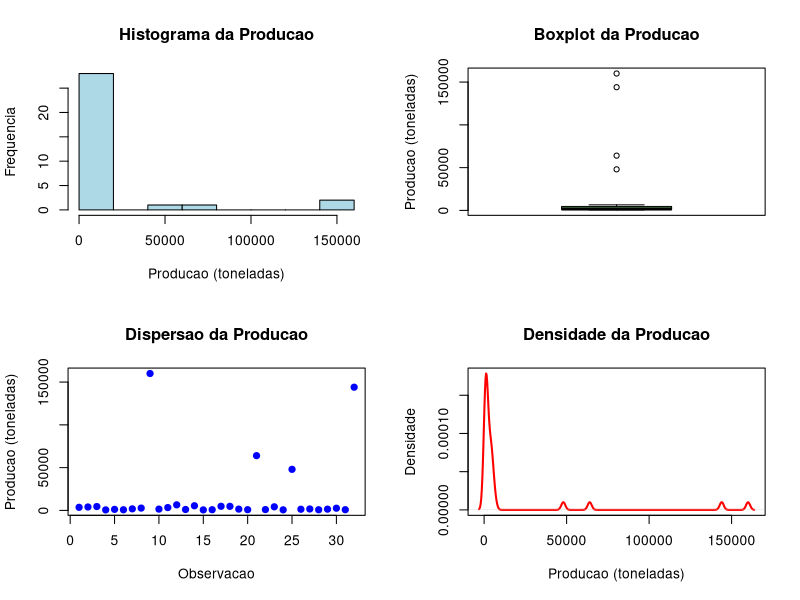
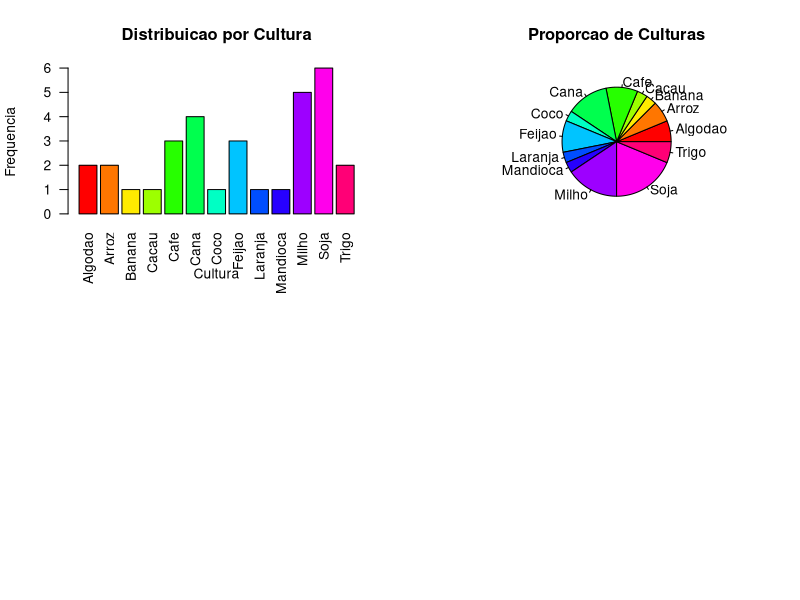

Source code (R) for these figures, in order:
# DiegoFilipePereiraDeAraujo_RM567064_fase2_cap8

dados <- read.csv("dados_producao_agricola.csv")

producao <- dados$producao

media <- mean(producao)
mediana <- median(producao)
moda <- function(x) {
  tabela <- table(x)
  as.numeric(names(tabela[tabela == max(tabela)]))
}
valor_moda <- moda(producao)

variancia <- var(producao)
desvio_padrao <- sd(producao)
amplitude <- max(producao) - min(producao)
coeficiente_variacao <- (desvio_padrao / media) * 100

quartis <- quantile(producao)
q1 <- quartis[2]
q2 <- quartis[3]
q3 <- quartis[4]
amplitude_interquartil <- q3 - q1

print("ANALISE DA PRODUCAO AGRICOLA")
print("=============================")
print("")
print("MEDIDAS DE TENDENCIA CENTRAL")
print(paste("Media:", media))
print(paste("Mediana:", mediana))
print(paste("Moda:", valor_moda[1]))
print("")
print("MEDIDAS DE DISPERSAO")
print(paste("Variancia:", variancia))
print(paste("Desvio Padrao:", desvio_padrao))
print(paste("Amplitude:", amplitude))
print(paste("Coeficiente de Variacao:", coeficiente_variacao, "%"))
print("")
print("MEDIDAS SEPARATRIZES")
print(paste("Q1:", q1))
print(paste("Q2:", q2))
print(paste("Q3:", q3))
print(paste("Amplitude Interquartil:", amplitude_interquartil))

par(mfrow=c(2,2))

hist(producao,
     main="Histograma da Producao",
     xlab="Producao (toneladas)",
     ylab="Frequencia",
     col="lightblue")

boxplot(producao,
        main="Boxplot da Producao",
        ylab="Producao (toneladas)",
        col="lightgreen")

plot(producao,
     main="Dispersao da Producao",
     xlab="Observacao",
     ylab="Producao (toneladas)",
     col="blue",
     pch=19)

densidade <- density(producao)
plot(densidade,
     main="Densidade da Producao",
     xlab="Producao (toneladas)",
     ylab="Densidade",
     col="red",
     lwd=2)

cultura <- dados$cultura

tabela_cultura <- table(cultura)

barplot(tabela_cultura,
        main="Distribuicao por Cultura",
        xlab="Cultura",
        ylab="Frequencia",
        col=rainbow(length(tabela_cultura)),
        las=2)

pie(tabela_cultura,
    main="Proporcao de Culturas",
    col=rainbow(length(tabela_cultura)))
